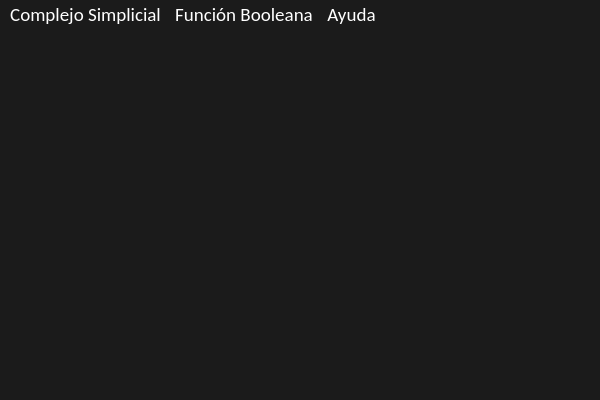
<?xml version="1.0" encoding="UTF-8"?>
<ui version="4.0">
 <class>TFG</class>
 <widget class="QMainWindow" name="TFG">
  <property name="geometry">
   <rect>
    <x>0</x>
    <y>0</y>
    <width>600</width>
    <height>400</height>
   </rect>
  </property>
  <property name="sizePolicy">
   <sizepolicy hsizetype="Preferred" vsizetype="Preferred">
    <horstretch>0</horstretch>
    <verstretch>0</verstretch>
   </sizepolicy>
  </property>
  <property name="font">
   <font>
    <family>Arial</family>
    <pointsize>20</pointsize>
   </font>
  </property>
  <property name="windowTitle">
   <string>TFG Pablo Ascorbe</string>
  </property>
  <property name="windowIcon">
   <iconset>
    <normaloff>../Recursos/icono.ico</normaloff>../Recursos/icono.ico</iconset>
  </property>
  <property name="styleSheet">
   <string notr="true">QWidget{
background-image: url(:/images/fondo.png);
background-color: rgb(27, 27, 27);
color: rgb(255, 255, 255);
}
</string>
  </property>
  <widget class="QWidget" name="centralwidget">
   <property name="enabled">
    <bool>true</bool>
   </property>
   <layout class="QGridLayout" name="gridLayout_2">
    <property name="sizeConstraint">
     <enum>QLayout::SetDefaultConstraint</enum>
    </property>
    <item row="0" column="0">
     <widget class="QLabel" name="label">
      <property name="enabled">
       <bool>true</bool>
      </property>
      <property name="sizePolicy">
       <sizepolicy hsizetype="Preferred" vsizetype="Preferred">
        <horstretch>0</horstretch>
        <verstretch>0</verstretch>
       </sizepolicy>
      </property>
      <property name="minimumSize">
       <size>
        <width>250</width>
        <height>100</height>
       </size>
      </property>
      <property name="contextMenuPolicy">
       <enum>Qt::DefaultContextMenu</enum>
      </property>
      <property name="styleSheet">
       <string notr="true"/>
      </property>
      <property name="text">
       <string/>
      </property>
      <property name="pixmap">
       <pixmap>:/images/logo.png</pixmap>
      </property>
      <property name="scaledContents">
       <bool>true</bool>
      </property>
      <property name="wordWrap">
       <bool>false</bool>
      </property>
      <property name="openExternalLinks">
       <bool>false</bool>
      </property>
     </widget>
    </item>
   </layout>
  </widget>
  <widget class="QMenuBar" name="menubar">
   <property name="geometry">
    <rect>
     <x>0</x>
     <y>0</y>
     <width>600</width>
     <height>29</height>
    </rect>
   </property>
   <property name="font">
    <font>
     <family>Calibri</family>
     <pointsize>14</pointsize>
    </font>
   </property>
   <widget class="QMenu" name="menuComplejo_Simplicial">
    <property name="font">
     <font>
      <family>Calibri</family>
      <pointsize>12</pointsize>
     </font>
    </property>
    <property name="title">
     <string>Complejo Simplicial</string>
    </property>
    <addaction name="actionNuevo_sc"/>
    <addaction name="actionCargar_sc"/>
    <addaction name="actionGuardar_sc"/>
    <addaction name="actionListar_sc"/>
   </widget>
   <widget class="QMenu" name="menuFunci_n_Booleana">
    <property name="title">
     <string>Función Booleana</string>
    </property>
    <addaction name="actionNuevo_bf"/>
    <addaction name="actionCargar_bf"/>
    <addaction name="actionGuardar_bf"/>
    <addaction name="actionListar_bf"/>
   </widget>
   <widget class="QMenu" name="menuAyuda">
    <property name="title">
     <string>Ayuda</string>
    </property>
    <addaction name="actionAyuda"/>
    <addaction name="separator"/>
    <addaction name="actionAcerca"/>
   </widget>
   <addaction name="menuComplejo_Simplicial"/>
   <addaction name="menuFunci_n_Booleana"/>
   <addaction name="menuAyuda"/>
  </widget>
  <action name="actionNuevo_sc">
   <property name="text">
    <string>Nuevo</string>
   </property>
   <property name="shortcut">
    <string>Ctrl+N</string>
   </property>
  </action>
  <action name="actionCargar_sc">
   <property name="text">
    <string>Cargar</string>
   </property>
  </action>
  <action name="actionGuardar_sc">
   <property name="text">
    <string>Guardar</string>
   </property>
  </action>
  <action name="actionListar_sc">
   <property name="text">
    <string>Listar</string>
   </property>
  </action>
  <action name="actionNuevo_bf">
   <property name="text">
    <string>Nuevo</string>
   </property>
  </action>
  <action name="actionCargar_bf">
   <property name="text">
    <string>Cargar</string>
   </property>
  </action>
  <action name="actionGuardar_bf">
   <property name="text">
    <string>Guardar</string>
   </property>
  </action>
  <action name="actionListar_bf">
   <property name="text">
    <string>Listar</string>
   </property>
  </action>
  <action name="actionAyuda">
   <property name="text">
    <string>Ayuda de TFG Pablo Ascorbe</string>
   </property>
  </action>
  <action name="actionAcerca">
   <property name="text">
    <string>Acerca de la aplicación</string>
   </property>
  </action>
  <action name="actionCulo">
   <property name="text">
    <string>Culo</string>
   </property>
  </action>
 </widget>
 <resources>
  <include location="../Recursos/resources.qrc"/>
 </resources>
 <connections/>
</ui>
